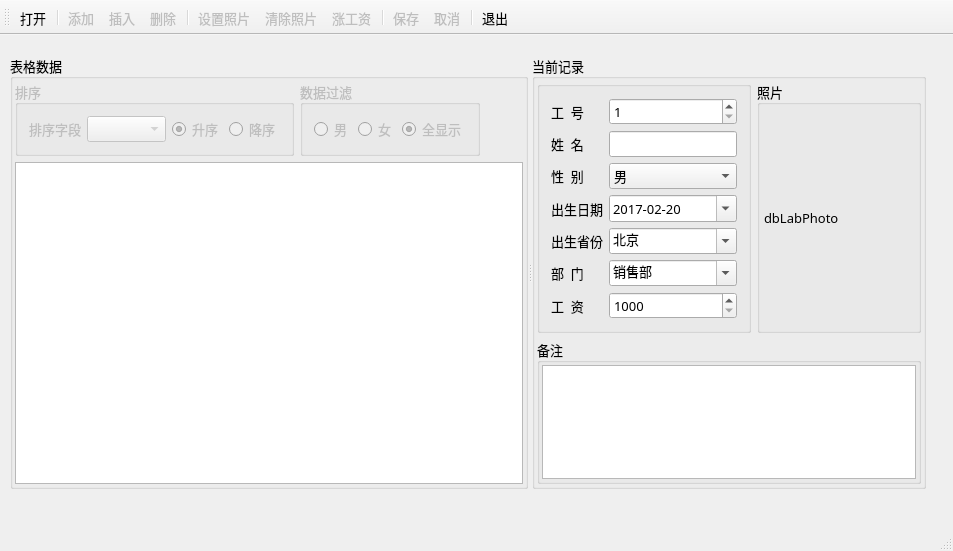
<?xml version="1.0" encoding="UTF-8"?>
<ui version="4.0">
 <class>MainWindow</class>
 <widget class="QMainWindow" name="MainWindow">
  <property name="geometry">
   <rect>
    <x>0</x>
    <y>0</y>
    <width>953</width>
    <height>551</height>
   </rect>
  </property>
  <property name="font">
   <font>
    <family>宋体</family>
    <pointsize>10</pointsize>
   </font>
  </property>
  <property name="windowTitle">
   <string>职工管理系统</string>
  </property>
  <widget class="QWidget" name="centralWidget">
   <widget class="QSplitter" name="splitter">
    <property name="geometry">
     <rect>
      <x>10</x>
      <y>20</y>
      <width>916</width>
      <height>434</height>
     </rect>
    </property>
    <property name="orientation">
     <enum>Qt::Horizontal</enum>
    </property>
    <widget class="QGroupBox" name="groupBox_6">
     <property name="title">
      <string>表格数据</string>
     </property>
     <layout class="QVBoxLayout" name="verticalLayout_4">
      <property name="leftMargin">
       <number>2</number>
      </property>
      <property name="topMargin">
       <number>2</number>
      </property>
      <property name="rightMargin">
       <number>2</number>
      </property>
      <property name="bottomMargin">
       <number>2</number>
      </property>
      <item>
       <layout class="QHBoxLayout" name="horizontalLayout_4">
        <item>
         <widget class="QGroupBox" name="groupBoxSort">
          <property name="enabled">
           <bool>false</bool>
          </property>
          <property name="title">
           <string>排序</string>
          </property>
          <layout class="QHBoxLayout" name="horizontalLayout_2">
           <item>
            <widget class="QLabel" name="label_14">
             <property name="text">
              <string>排序字段</string>
             </property>
            </widget>
           </item>
           <item>
            <widget class="QComboBox" name="comboFields"/>
           </item>
           <item>
            <widget class="QRadioButton" name="radioBtnAscend">
             <property name="text">
              <string>升序</string>
             </property>
             <property name="checked">
              <bool>true</bool>
             </property>
            </widget>
           </item>
           <item>
            <widget class="QRadioButton" name="radioBtnDescend">
             <property name="text">
              <string>降序</string>
             </property>
            </widget>
           </item>
          </layout>
         </widget>
        </item>
        <item>
         <widget class="QGroupBox" name="groupBoxFilter">
          <property name="enabled">
           <bool>false</bool>
          </property>
          <property name="title">
           <string>数据过滤</string>
          </property>
          <layout class="QHBoxLayout" name="horizontalLayout_3">
           <item>
            <widget class="QRadioButton" name="radioBtnMan">
             <property name="text">
              <string>男</string>
             </property>
            </widget>
           </item>
           <item>
            <widget class="QRadioButton" name="radioBtnWoman">
             <property name="text">
              <string>女</string>
             </property>
            </widget>
           </item>
           <item>
            <widget class="QRadioButton" name="radioBtnBoth">
             <property name="text">
              <string>全显示</string>
             </property>
             <property name="checked">
              <bool>true</bool>
             </property>
            </widget>
           </item>
          </layout>
         </widget>
        </item>
        <item>
         <spacer name="horizontalSpacer">
          <property name="orientation">
           <enum>Qt::Horizontal</enum>
          </property>
          <property name="sizeHint" stdset="0">
           <size>
            <width>40</width>
            <height>20</height>
           </size>
          </property>
         </spacer>
        </item>
       </layout>
      </item>
      <item>
       <widget class="QTableView" name="tableView">
        <property name="styleSheet">
         <string notr="true">alternate-background-color: rgb(211, 249, 248);</string>
        </property>
        <property name="editTriggers">
         <set>QAbstractItemView::AnyKeyPressed|QAbstractItemView::DoubleClicked|QAbstractItemView::EditKeyPressed|QAbstractItemView::SelectedClicked</set>
        </property>
        <attribute name="horizontalHeaderDefaultSectionSize">
         <number>80</number>
        </attribute>
        <attribute name="verticalHeaderDefaultSectionSize">
         <number>27</number>
        </attribute>
       </widget>
      </item>
     </layout>
    </widget>
    <widget class="QGroupBox" name="groupBox">
     <property name="title">
      <string>当前记录</string>
     </property>
     <layout class="QVBoxLayout" name="verticalLayout_3">
      <property name="leftMargin">
       <number>2</number>
      </property>
      <property name="topMargin">
       <number>2</number>
      </property>
      <property name="rightMargin">
       <number>2</number>
      </property>
      <property name="bottomMargin">
       <number>2</number>
      </property>
      <item>
       <layout class="QHBoxLayout" name="horizontalLayout">
        <item>
         <widget class="QGroupBox" name="groupBox_5">
          <property name="title">
           <string/>
          </property>
          <layout class="QFormLayout" name="formLayout">
           <item row="0" column="0">
            <widget class="QLabel" name="label">
             <property name="text">
              <string>工  号</string>
             </property>
             <property name="buddy">
              <cstring>dbSpinEmpNo</cstring>
             </property>
            </widget>
           </item>
           <item row="0" column="1">
            <widget class="QSpinBox" name="dbSpinEmpNo">
             <property name="minimum">
              <number>1</number>
             </property>
             <property name="maximum">
              <number>10000</number>
             </property>
            </widget>
           </item>
           <item row="1" column="0">
            <widget class="QLabel" name="label_2">
             <property name="text">
              <string>姓  名</string>
             </property>
             <property name="buddy">
              <cstring>dbEditName</cstring>
             </property>
            </widget>
           </item>
           <item row="1" column="1">
            <widget class="QLineEdit" name="dbEditName"/>
           </item>
           <item row="2" column="0">
            <widget class="QLabel" name="label_3">
             <property name="text">
              <string>性  别</string>
             </property>
             <property name="buddy">
              <cstring>dbComboSex</cstring>
             </property>
            </widget>
           </item>
           <item row="2" column="1">
            <widget class="QComboBox" name="dbComboSex">
             <item>
              <property name="text">
               <string>男</string>
              </property>
             </item>
             <item>
              <property name="text">
               <string>女</string>
              </property>
             </item>
            </widget>
           </item>
           <item row="3" column="0">
            <widget class="QLabel" name="label_5">
             <property name="text">
              <string>出生日期</string>
             </property>
             <property name="buddy">
              <cstring>dbEditBirth</cstring>
             </property>
            </widget>
           </item>
           <item row="3" column="1">
            <widget class="QDateEdit" name="dbEditBirth">
             <property name="displayFormat">
              <string>yyyy-MM-dd</string>
             </property>
             <property name="calendarPopup">
              <bool>true</bool>
             </property>
             <property name="date">
              <date>
               <year>2017</year>
               <month>2</month>
               <day>20</day>
              </date>
             </property>
            </widget>
           </item>
           <item row="4" column="0">
            <widget class="QLabel" name="label_7">
             <property name="text">
              <string>出生省份</string>
             </property>
             <property name="buddy">
              <cstring>dbComboProvince</cstring>
             </property>
            </widget>
           </item>
           <item row="4" column="1">
            <widget class="QComboBox" name="dbComboProvince">
             <property name="editable">
              <bool>true</bool>
             </property>
             <item>
              <property name="text">
               <string>北京</string>
              </property>
             </item>
             <item>
              <property name="text">
               <string>上海</string>
              </property>
             </item>
             <item>
              <property name="text">
               <string>天津</string>
              </property>
             </item>
             <item>
              <property name="text">
               <string>重庆</string>
              </property>
             </item>
             <item>
              <property name="text">
               <string>安徽</string>
              </property>
             </item>
             <item>
              <property name="text">
               <string>河北</string>
              </property>
             </item>
             <item>
              <property name="text">
               <string>河南</string>
              </property>
             </item>
             <item>
              <property name="text">
               <string>湖北</string>
              </property>
             </item>
             <item>
              <property name="text">
               <string>湖南</string>
              </property>
             </item>
             <item>
              <property name="text">
               <string>山西</string>
              </property>
             </item>
             <item>
              <property name="text">
               <string>山东</string>
              </property>
             </item>
             <item>
              <property name="text">
               <string>陕西</string>
              </property>
             </item>
             <item>
              <property name="text">
               <string>江苏</string>
              </property>
             </item>
             <item>
              <property name="text">
               <string>江西</string>
              </property>
             </item>
            </widget>
           </item>
           <item row="5" column="0">
            <widget class="QLabel" name="label_6">
             <property name="text">
              <string>部  门</string>
             </property>
             <property name="buddy">
              <cstring>dbComboDep</cstring>
             </property>
            </widget>
           </item>
           <item row="5" column="1">
            <widget class="QComboBox" name="dbComboDep">
             <property name="editable">
              <bool>true</bool>
             </property>
             <item>
              <property name="text">
               <string>销售部</string>
              </property>
             </item>
             <item>
              <property name="text">
               <string>技术部</string>
              </property>
             </item>
             <item>
              <property name="text">
               <string>生产部</string>
              </property>
             </item>
             <item>
              <property name="text">
               <string>行政部</string>
              </property>
             </item>
            </widget>
           </item>
           <item row="6" column="0">
            <widget class="QLabel" name="label_12">
             <property name="text">
              <string>工  资</string>
             </property>
             <property name="buddy">
              <cstring>dbSpinSalary</cstring>
             </property>
            </widget>
           </item>
           <item row="6" column="1">
            <widget class="QSpinBox" name="dbSpinSalary">
             <property name="prefix">
              <string/>
             </property>
             <property name="minimum">
              <number>1000</number>
             </property>
             <property name="maximum">
              <number>50000</number>
             </property>
             <property name="singleStep">
              <number>100</number>
             </property>
             <property name="value">
              <number>1000</number>
             </property>
            </widget>
           </item>
          </layout>
         </widget>
        </item>
        <item>
         <widget class="QGroupBox" name="groupBox_3">
          <property name="title">
           <string>照片</string>
          </property>
          <property name="flat">
           <bool>true</bool>
          </property>
          <layout class="QVBoxLayout" name="verticalLayout">
           <property name="leftMargin">
            <number>4</number>
           </property>
           <property name="topMargin">
            <number>4</number>
           </property>
           <property name="rightMargin">
            <number>4</number>
           </property>
           <property name="bottomMargin">
            <number>4</number>
           </property>
           <item>
            <widget class="QLabel" name="dbLabPhoto">
             <property name="minimumSize">
              <size>
               <width>150</width>
               <height>0</height>
              </size>
             </property>
             <property name="maximumSize">
              <size>
               <width>350</width>
               <height>16777215</height>
              </size>
             </property>
             <property name="text">
              <string>dbLabPhoto</string>
             </property>
            </widget>
           </item>
          </layout>
         </widget>
        </item>
       </layout>
      </item>
      <item>
       <widget class="QGroupBox" name="groupBox_4">
        <property name="title">
         <string>备注</string>
        </property>
        <property name="flat">
         <bool>true</bool>
        </property>
        <layout class="QVBoxLayout" name="verticalLayout_2">
         <property name="leftMargin">
          <number>2</number>
         </property>
         <property name="topMargin">
          <number>2</number>
         </property>
         <property name="rightMargin">
          <number>2</number>
         </property>
         <property name="bottomMargin">
          <number>2</number>
         </property>
         <item>
          <widget class="QPlainTextEdit" name="dbEditMemo">
           <property name="maximumSize">
            <size>
             <width>16777215</width>
             <height>16777215</height>
            </size>
           </property>
          </widget>
         </item>
        </layout>
       </widget>
      </item>
     </layout>
    </widget>
   </widget>
  </widget>
  <widget class="QStatusBar" name="statusBar"/>
  <widget class="QToolBar" name="mainToolBar">
   <property name="toolButtonStyle">
    <enum>Qt::ToolButtonTextUnderIcon</enum>
   </property>
   <attribute name="toolBarArea">
    <enum>TopToolBarArea</enum>
   </attribute>
   <attribute name="toolBarBreak">
    <bool>false</bool>
   </attribute>
   <addaction name="actOpenDB"/>
   <addaction name="separator"/>
   <addaction name="actRecAppend"/>
   <addaction name="actRecInsert"/>
   <addaction name="actRecDelete"/>
   <addaction name="separator"/>
   <addaction name="actPhoto"/>
   <addaction name="actPhotoClear"/>
   <addaction name="actScan"/>
   <addaction name="separator"/>
   <addaction name="actSubmit"/>
   <addaction name="actRevert"/>
   <addaction name="separator"/>
   <addaction name="actQuit"/>
  </widget>
  <action name="actOpenDB">
   <property name="icon">
    <iconset resource="res.qrc">
     <normaloff>:/images/images/open3.bmp</normaloff>:/images/images/open3.bmp</iconset>
   </property>
   <property name="text">
    <string>打开</string>
   </property>
   <property name="toolTip">
    <string>打开数据库</string>
   </property>
  </action>
  <action name="actQuit">
   <property name="icon">
    <iconset resource="res.qrc">
     <normaloff>:/images/images/exit.bmp</normaloff>:/images/images/exit.bmp</iconset>
   </property>
   <property name="text">
    <string>退出</string>
   </property>
   <property name="toolTip">
    <string>退出</string>
   </property>
  </action>
  <action name="actRecAppend">
   <property name="enabled">
    <bool>false</bool>
   </property>
   <property name="icon">
    <iconset resource="res.qrc">
     <normaloff>:/images/images/316.bmp</normaloff>:/images/images/316.bmp</iconset>
   </property>
   <property name="text">
    <string>添加</string>
   </property>
   <property name="toolTip">
    <string>添加记录</string>
   </property>
  </action>
  <action name="actRecInsert">
   <property name="enabled">
    <bool>false</bool>
   </property>
   <property name="icon">
    <iconset resource="res.qrc">
     <normaloff>:/images/images/306.bmp</normaloff>:/images/images/306.bmp</iconset>
   </property>
   <property name="text">
    <string>插入</string>
   </property>
   <property name="toolTip">
    <string>插入记录</string>
   </property>
  </action>
  <action name="actSubmit">
   <property name="enabled">
    <bool>false</bool>
   </property>
   <property name="icon">
    <iconset resource="res.qrc">
     <normaloff>:/images/images/save1.bmp</normaloff>:/images/images/save1.bmp</iconset>
   </property>
   <property name="text">
    <string>保存</string>
   </property>
   <property name="toolTip">
    <string>保存修改</string>
   </property>
  </action>
  <action name="actRevert">
   <property name="enabled">
    <bool>false</bool>
   </property>
   <property name="icon">
    <iconset resource="res.qrc">
     <normaloff>:/images/images/ubdo.bmp</normaloff>:/images/images/ubdo.bmp</iconset>
   </property>
   <property name="text">
    <string>取消</string>
   </property>
   <property name="toolTip">
    <string>取消修改</string>
   </property>
  </action>
  <action name="actRecDelete">
   <property name="enabled">
    <bool>false</bool>
   </property>
   <property name="icon">
    <iconset resource="res.qrc">
     <normaloff>:/images/images/delete1.bmp</normaloff>:/images/images/delete1.bmp</iconset>
   </property>
   <property name="text">
    <string>删除</string>
   </property>
   <property name="toolTip">
    <string>删除记录</string>
   </property>
  </action>
  <action name="actPhoto">
   <property name="enabled">
    <bool>false</bool>
   </property>
   <property name="icon">
    <iconset resource="res.qrc">
     <normaloff>:/images/images/00.JPG</normaloff>:/images/images/00.JPG</iconset>
   </property>
   <property name="text">
    <string>设置照片</string>
   </property>
   <property name="toolTip">
    <string>设置照片</string>
   </property>
  </action>
  <action name="actPhotoClear">
   <property name="enabled">
    <bool>false</bool>
   </property>
   <property name="icon">
    <iconset resource="res.qrc">
     <normaloff>:/images/images/103.bmp</normaloff>:/images/images/103.bmp</iconset>
   </property>
   <property name="text">
    <string>清除照片</string>
   </property>
   <property name="toolTip">
    <string>清除照片</string>
   </property>
  </action>
  <action name="actScan">
   <property name="enabled">
    <bool>false</bool>
   </property>
   <property name="icon">
    <iconset resource="res.qrc">
     <normaloff>:/images/images/up.bmp</normaloff>:/images/images/up.bmp</iconset>
   </property>
   <property name="text">
    <string>涨工资</string>
   </property>
   <property name="toolTip">
    <string>涨工资</string>
   </property>
  </action>
 </widget>
 <layoutdefault spacing="6" margin="11"/>
 <resources>
  <include location="res.qrc"/>
 </resources>
 <connections>
  <connection>
   <sender>actQuit</sender>
   <signal>triggered()</signal>
   <receiver>MainWindow</receiver>
   <slot>close()</slot>
   <hints>
    <hint type="sourcelabel">
     <x>-1</x>
     <y>-1</y>
    </hint>
    <hint type="destinationlabel">
     <x>274</x>
     <y>184</y>
    </hint>
   </hints>
  </connection>
 </connections>
</ui>
